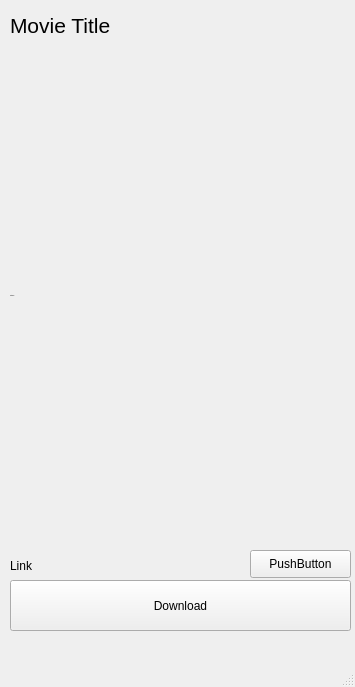
<?xml version="1.0" encoding="UTF-8"?>
<ui version="4.0">
 <class>MainWindow</class>
 <widget class="QMainWindow" name="MainWindow">
  <property name="geometry">
   <rect>
    <x>0</x>
    <y>0</y>
    <width>355</width>
    <height>687</height>
   </rect>
  </property>
  <property name="windowTitle">
   <string>Result</string>
  </property>
  <widget class="QWidget" name="centralwidget">
   <widget class="QLabel" name="labelMovieTitle">
    <property name="geometry">
     <rect>
      <x>10</x>
      <y>10</y>
      <width>331</width>
      <height>31</height>
     </rect>
    </property>
    <property name="font">
     <font>
      <pointsize>16</pointsize>
     </font>
    </property>
    <property name="text">
     <string>Movie Title</string>
    </property>
   </widget>
   <widget class="QLabel" name="labelMoviePassword">
    <property name="geometry">
     <rect>
      <x>10</x>
      <y>50</y>
      <width>331</width>
      <height>491</height>
     </rect>
    </property>
    <property name="font">
     <font>
      <pointsize>1</pointsize>
     </font>
    </property>
    <property name="text">
     <string>TextLabel</string>
    </property>
   </widget>
   <widget class="QPushButton" name="buttonDownload">
    <property name="geometry">
     <rect>
      <x>10</x>
      <y>580</y>
      <width>341</width>
      <height>51</height>
     </rect>
    </property>
    <property name="text">
     <string>Download</string>
    </property>
   </widget>
   <widget class="QPushButton" name="buttonCopyLink">
    <property name="geometry">
     <rect>
      <x>250</x>
      <y>550</y>
      <width>101</width>
      <height>28</height>
     </rect>
    </property>
    <property name="text">
     <string>PushButton</string>
    </property>
   </widget>
   <widget class="QLabel" name="labelMovieLink">
    <property name="geometry">
     <rect>
      <x>10</x>
      <y>550</y>
      <width>231</width>
      <height>31</height>
     </rect>
    </property>
    <property name="text">
     <string>Link</string>
    </property>
   </widget>
  </widget>
  <widget class="QMenuBar" name="menubar">
   <property name="geometry">
    <rect>
     <x>0</x>
     <y>0</y>
     <width>355</width>
     <height>26</height>
    </rect>
   </property>
  </widget>
  <widget class="QStatusBar" name="statusbar"/>
 </widget>
 <resources/>
 <connections/>
</ui>
